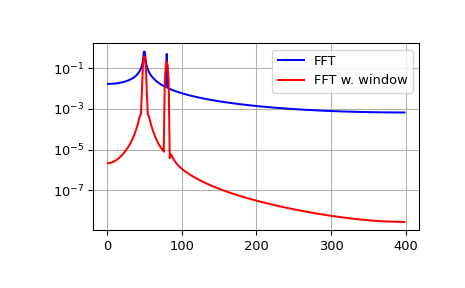

Source code (Python):
from scipy.fft import fft, fftfreq
# Number of sample points
N = 600
# sample spacing
T = 1.0 / 800.0
x = np.linspace(0.0, N*T, N, endpoint=False)
y = np.sin(50.0 * 2.0*np.pi*x) + 0.5*np.sin(80.0 * 2.0*np.pi*x)
yf = fft(y)
from scipy.signal import blackman
w = blackman(N)
ywf = fft(y*w)
xf = fftfreq(N, T)[:N//2]
import matplotlib.pyplot as plt
plt.semilogy(xf[1:N//2], 2.0/N * np.abs(yf[1:N//2]), '-b')
plt.semilogy(xf[1:N//2], 2.0/N * np.abs(ywf[1:N//2]), '-r')
plt.legend(['FFT', 'FFT w. window'])
plt.grid()
plt.show()
